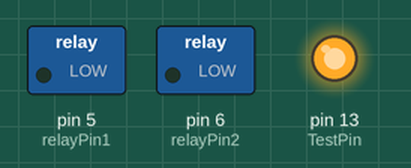
Recording of a sketch running on a simulated Arduino Uno, built with avr-gcc and run on an emulated ATmega328P. Shown: switched loads named in the sketch (green lamp = pin HIGH), output pins drawn as LEDs (lit = HIGH).

Above: at 2.5 s.
At 5.5 s:
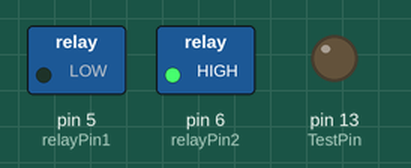
At 8.5 s:
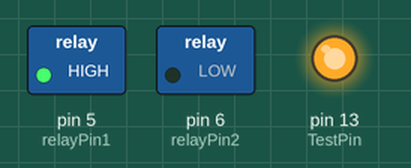
At 11.5 s:
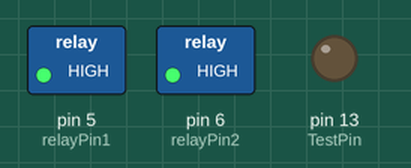
Timing chart, 0 to 15.6 s (numbered marks = the images above):
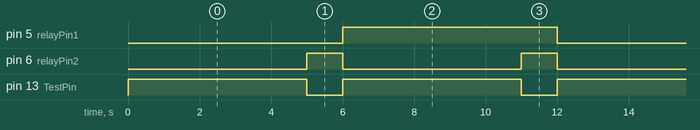

The sketch:

test_screens.ino
```cpp
// sketch to test control connection for sunscreens
// to control the shades, the following connection is used:
// 1 Earth
// 2 Common
// 3 Phase - direction 1
// 4 Phase - direction 2

const byte relayPin1 = 5; // Direction
const byte relayPin2 = 6; // Power
const int MoveTime = 5000; // Time to move screens
const byte TestPin = 13;

void setup() {
  // put your setup code here, to run once:
  pinMode(relayPin1, OUTPUT);
  pinMode(relayPin2, OUTPUT);
  pinMode(TestPin, OUTPUT);
}

void MoveUp() {
  digitalWrite(relayPin1, LOW);
  digitalWrite(relayPin2, LOW);
  delay(MoveTime);
  digitalWrite(relayPin2, HIGH);
}

void MoveDown() {
  digitalWrite(relayPin1, HIGH);
  digitalWrite(relayPin2, LOW);
  delay(MoveTime);
  digitalWrite(relayPin2, HIGH);
}

void loop() {
  // put your main code here, to run repeatedly:
  digitalWrite(TestPin, HIGH);
  MoveUp();
  digitalWrite(TestPin, LOW);
  delay(1000);
  digitalWrite(TestPin, HIGH);
  MoveDown();
  digitalWrite(TestPin, LOW);
  delay(1000);
}
```

Measured:
- by itself, pin 5 (relayPin1): alternates HIGH for 6.0 s and LOW for 6.0 s
- by itself, pin 6 (relayPin2): alternates HIGH for 1.0 s and LOW for 5.0 s
- by itself, pin 13 (TestPin): alternates HIGH for 5.0 s and LOW for 1.0 s
